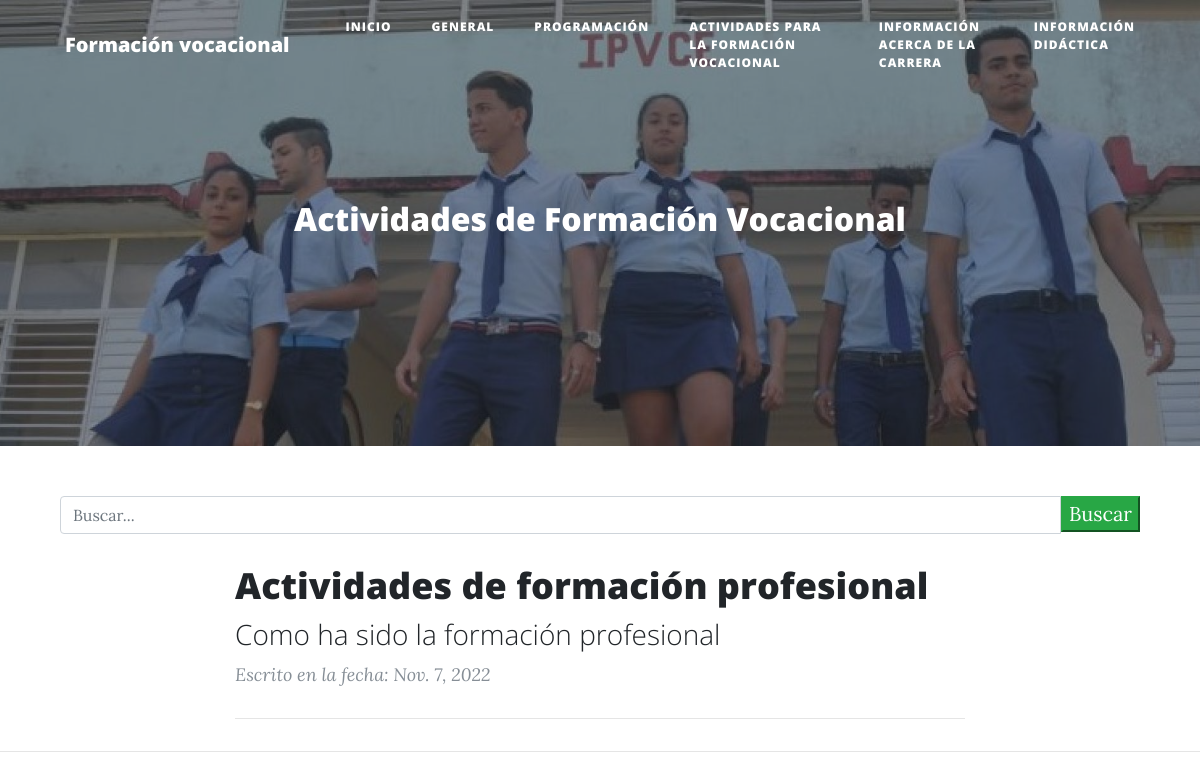
Screenshot of /actividades_formacion/ with the database file from the repository.
### aplicaciones/blog/models.py (models this page shows, shortened)
class Post(models.Model):
    id = models.AutoField(primary_key=True)
    titulo = models.CharField(max_length=90, blank=False, null=False, verbose_name='Titulo')
    slug = models.CharField(max_length=100, blank=False, null=False, verbose_name='Slugs')
    descripcion = models.CharField(max_length=100, blank=False, null=False, verbose_name='Descripción')
    contenido = RichTextField(verbose_name='Contenido')
    imagen = models.URLField(max_length=9999999 ,blank=False, null=False)
    autor = models.ForeignKey(Autor, on_delete=models.CASCADE)
    categoria = models.ForeignKey(Categoria, on_delete=models.CASCADE)
    estado = models.BooleanField(default=True ,verbose_name='Publicado/No Publicado')
    fecha_creacion = models.DateField(auto_now=False, auto_now_add=True, verbose_name='Fecha de creación')
    class Meta:
        verbose_name = 'Post'
        verbose_name_plural = 'Posts'

### aplicaciones/blog/views.py (the view)
# urls.py: path('actividades_formacion/', actividades_formacion, name='actividades_formacion'),
def actividades_formacion(request):
    posts = Post.objects.filter(
        estado=True,
        categoria=Categoria.objects.get(nombre='Actividades de Formación Vocacional'))
    return render(request, 'actividades_formacion.html', {'posts': posts})

### Templates/actividades_formacion.html (shortened to what this page needs)
{% extends 'index.html' %}
{% load staticfiles %}
{% block imagen %}
    {% static 'img/formacion.jpg' %}
{% endblock imagen %}
{% block titulo_principal %}
    Actividades de Formación Vocacional
{% endblock titulo_principal %}

### Templates/index.html (shortened to what this page needs)
{% load staticfiles %}
<!DOCTYPE html>
<html lang="es">
<head>
    <link href="{% static 'vendor/bootstrap/css/bootstrap.min.css' %}" rel="stylesheet">
    <link href="{% static 'vendor/fontawesome-free/css/all.min.css' %}" rel="stylesheet" type="text/css">
    <link href="{% static 'css/clean-blog.min.css' %}" rel="stylesheet">
</head>
<body>
<nav class="navbar navbar-expand-lg navbar-light fixed-top" id="mainNav">
    <div class="container">
        <a class="navbar-brand" href="{% url 'blog:index' %}">Formación vocacional</a>
        <div class="collapse navbar-collapse" id="navbarResponsive">
            <ul class="navbar-nav ml-auto">
                <li class="nav-item">
                    <a class="nav-link" href="{% url 'blog:index' %}">Inicio</a>
                </li>
                <li class="nav-item">
                    <a class="nav-link" href="{% url 'blog:generales' %}">General</a>
                </li>
                <li class="nav-item">
                    <a class="nav-link" href="{% url 'blog:programacion' %}">Programación</a>
                </li>
                <li class="nav-item">
                    <a class="nav-link" href="{% url 'blog:actividades_formacion' %}">Actividades para la Formación Vocacional</a>
                </li>
                <li class="nav-item">
                    <a class="nav-link" href="{% url 'blog:info_carrera' %}">Información acerca de la carrera</a>
                </li>
                <li class="nav-item">
                    <a class="nav-link" href="{% url 'blog:informacion_didactica' %}">Información Didáctica</a>
                </li>
            </ul>
        </div>
    </div>
</nav>
<header class="masthead"
        style="background-image: url({% block imagen %}{% static 'img/home-bg.jpg' %}{% endblock imagen %})">
    <div class="overlay"></div>
    <div class="container">
        <div class="row">
            <div class="col-lg-8 col-md-10 mx-auto">
                <div class="site-heading">
                    <h2>{% block titulo_principal %}Blog de Formación Vocacional{% endblock titulo_principal %}</h2>
                </div>
            </div>
        </div>
    </div>
</header>
{% block barra_busqueda %}
    <div class="container">
        <div class="row">
            <div class="col-md-12 search">
                <form method="get">
                    <div id="custom-search-input">
                        <div class="input-group col-md-12">
                            <input type="text" class="form-control" placeholder="Buscar..." id="name" name="buscar"
                                   value="{{ request.GET.buscar }}">
                            <span class="input-group-list">
                                <button type="submit" class="button btn-success">Buscar</button>
                            </span>
                        </div>
                    </div>
                </form>
            </div>
        </div>
    </div>
{% endblock barra_busqueda %}
<div class="container">
    <div class="row">
        <div class="col-lg-8 col-md-10 mx-auto">
            {% block contenido %}
                {% if posts %}
                    {% for post in posts %}
                        <div class="post-preview">
                            <a href="{% url 'blog:detalle_post' post.slug %}">
                                <h2 class="post-title">
                                    {{ post.titulo }}
                                </h2>
                                <h3 class="post-subtitle">
                                    {{ post.descripcion }}
                                </h3>
                            </a>
                            <p class="post-meta">Escrito en la fecha: {{ post.fecha_creacion }}</p>
                        </div>
                        <hr>
                    {% endfor %}
                {% else %}
                    <h2>No existe Post registrados</h2>
                {% endif %}
            {% endblock contenido %}
        </div>
    </div>
</div>
<hr>
</body>
</html>

### rows the page displays
Post: titulo "Actividades de formación profesional", descripcion "Como ha sido la formación profesional", fecha_creacion "Nov. 7, 2022"
